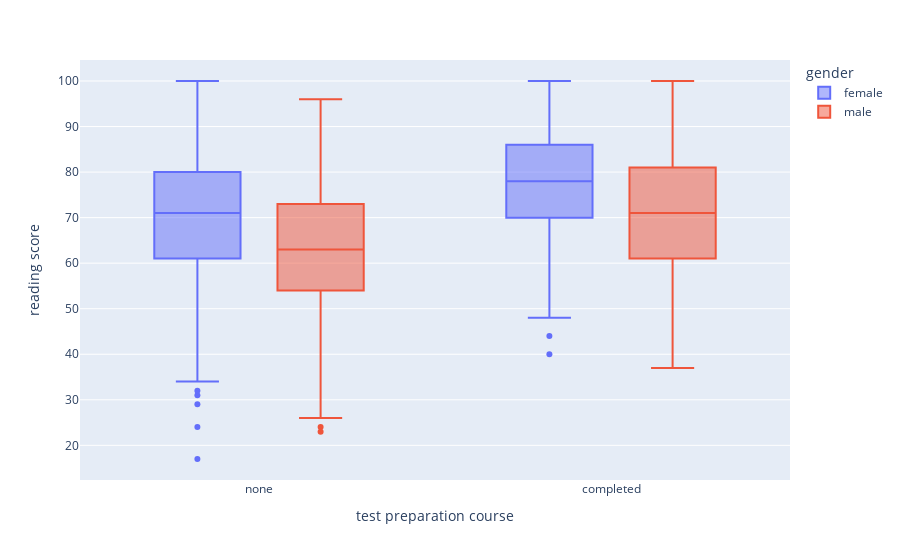

Source (notebook cell):
### Markdown cell above
- That's good, very few students failed in reading

### Code cell
fig = px.box(data, x="test preparation course", y="reading score", color="gender")
fig.show()

### Figure 1 — Plotly figure (JSON) as saved in the notebook; plotly's stock layout.template omitted (floating-point values rounded to 4 significant figures; data arrays with more than 128 entries replaced by an {"elided": "..."} marker saying what was removed)
{"data": [{"alignmentgroup": "True", "hovertemplate": "gender=female<br>test preparation course=%{x}<br>reading score=%{y}<extra></extra>", "legendgroup": "female", "marker": {"color": "#636efa"}, "name": "female", "notched": false, "offsetgroup": "female", "orientation": "v", "showlegend": true, "type": "box", "x": {"elided": "518 str values"}, "x0": " ", "xaxis": "x", "y": {"elided": "518 int values"}, "y0": " ", "yaxis": "y"}, {"alignmentgroup": "True", "hovertemplate": "gender=male<br>test preparation course=%{x}<br>reading score=%{y}<extra></extra>", "legendgroup": "male", "marker": {"color": "#EF553B"}, "name": "male", "notched": false, "offsetgroup": "male", "orientation": "v", "showlegend": true, "type": "box", "x": {"elided": "482 str values"}, "x0": " ", "xaxis": "x", "y": {"elided": "482 int values"}, "y0": " ", "yaxis": "y"}], "layout": {"boxmode": "group", "legend": {"title": {"text": "gender"}, "tracegroupgap": 0}, "margin": {"t": 60}, "xaxis": {"anchor": "y", "domain": [0, 1], "title": {"text": "test preparation course"}}, "yaxis": {"anchor": "x", "domain": [0, 1], "title": {"text": "reading score"}}}}
